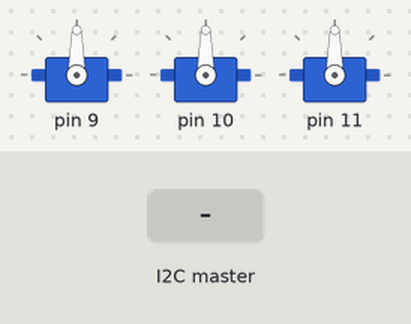
Recording of a sketch running on a simulated Arduino Uno, built with avr-gcc and run on an emulated ATmega328P. Parts: 3 × servo. The test bench sets the inputs (shaded band). What the sketch prints to the serial monitor is not drawn.

Above: at 1.2 s.
1.3 s: the I2C master sends the byte 1
At 1.55 s:
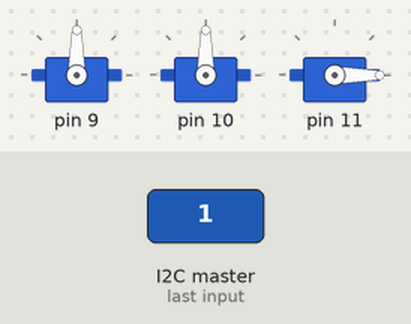
At 2.05 s:
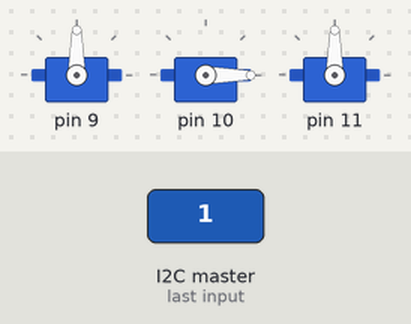
4.3 s: the I2C master sends the byte 2
At 5.67 s:
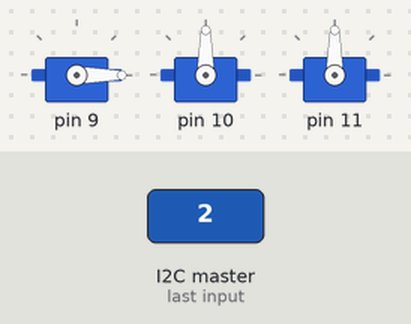
Timing chart, 0 to 9.8 s (numbered marks = the images above; inputs shaded):
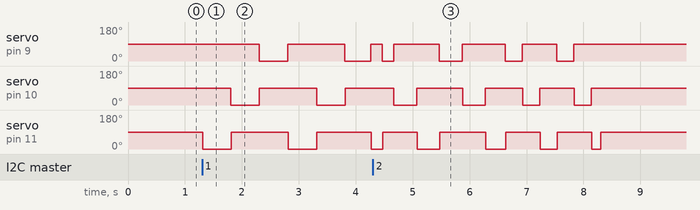

The sketch:

DUIET_UNO_valve_array_with_stop_implementation_v7.ino
```cpp
/* Code by Katrien van Riet - Jan 2022 */

#include <Servo.h>
#include <Wire.h>

// VARIABLES TO BE CHANGED //
int cols = 3; // Number of balloons
int rows = 12; // Number of values per balloon
int initialIntervalTime = 250;
int intervalDecrease = 50;
int timeIntervalInMilliseconds = initialIntervalTime;
int loopRepeat = 3;

int values[8][3][12] = {
  {{0, 0, 0, 0, 1, 1, 0, 0, 0, 0, 1, 1,}, {0, 0, 1, 1, 0, 0, 0, 0, 1, 1, 0, 0,}, {1, 1, 0, 0, 0, 0, 1, 1, 0, 0, 0, 0,}}
  ,
  {{1, 1, 0, 0, 0, 0, 1, 1, 0, 0, 0, 0,}, {0, 0, 1, 1, 0, 0, 0, 0, 1, 1, 0, 0,}, {0, 0, 0, 0, 1, 1, 0, 0, 0, 0, 1, 1,}}
  ,
  {{1, 1, 0, 0, 1, 1, 0, 0, 1, 1, 0, 0,}, {1, 1, 0, 0, 1, 1, 0, 0, 1, 1, 0, 0,}, {1, 1, 0, 0, 1, 1, 0, 0, 1, 1, 0, 0,}}
  ,
  {{1, 1, 0, 0, 1, 1, 0, 0, 1, 1, 0, 0,}, {0, 0, 0, 0, 0, 0, 0, 0, 0, 0, 0, 0,}, {0, 0, 0, 0, 0, 0, 0, 0, 0, 0, 0, 0,}}
  ,
  {{0, 0, 0, 0, 0, 0, 0, 0, 0, 0, 0, 0,}, {1, 1, 0, 0, 1, 1, 0, 0, 1, 1, 0, 0,}, {0, 0, 0, 0, 0, 0, 0, 0, 0, 0, 0, 0,}}
  ,
  {{0, 0, 0, 0, 0, 0, 0, 0, 0, 0, 0, 0,}, {0, 0, 0, 0, 0, 0, 0, 0, 0, 0, 0, 0,}, {1, 1, 0, 0, 1, 1, 0, 0, 1, 1, 0, 0,}}
  ,
  {{1, 1, 0, 0, 1, 1, 0, 0, 1, 1, 0, 0,}, {1, 1, 0, 0, 0, 0, 0, 0, 0, 0, 0, 0,}, {1, 1, 0, 0, 0, 0, 0, 0, 0, 0, 0, 0,}}
  ,
  {{1, 1, 0, 0, 1, 1, 0, 0, 1, 1, 0, 0,}, {0, 0, 1, 1, 0, 0, 1, 1, 0, 0, 1, 1,}, {1, 1, 0, 0, 1, 1, 0, 0, 1, 1, 0, 0,}}
};

// VARIABLES TO LEAVE ALONE //
long currentTime;
long prevTime;
int index = 0;
int angleOpen = 0;
int angleClosed = 90;
int loopIncrementer = 0;
int wireValue;
boolean isStopped = true;
boolean isLoopFinished = false;

Servo servos[3];

void setup() {
  servos[0].attach(9);
  servos[1].attach(10);
  servos[2].attach(11);
  Serial.begin(9600);
  Wire.begin(9);
  Wire.onReceive(receiveEvent);
}

void loop() {
  if (!isStopped) {
    if (!isLoopFinished) {
      currentTime = millis();
      if (currentTime - prevTime > timeIntervalInMilliseconds) {
        // Per time interval, loop through valves
        for (int i = 0; i < cols; i++) {
          if (values[wireValue - 1][i][index] == 0) {
            servos[i].write(angleClosed);
          } else if (values[wireValue - 1][i][index] == 1) {
            servos[i].write(angleOpen);
          }
          delay(5); // For stability
        }
        prevTime = currentTime;
        index++;
        if (index >= rows) {
          // If program is at end of row, loop back to front
          index = 0;
          loopIncrementer++;
          timeIntervalInMilliseconds -= intervalDecrease; // Every time the loop repeats, it is 25ms quicker per interval
        }
      }

      if (loopIncrementer >= loopRepeat) {
        loopIncrementer = 0;
        timeIntervalInMilliseconds = initialIntervalTime;
        isLoopFinished = true;
        closeAllServos();
      }
    }
  }
}

void closeAllServos() {
  for (int i = 0; i <= cols; i++) {
    servos[i].write(angleClosed);
    Serial.println("Close all servos");
  }
}

void receiveEvent(int bytes) {
  wireValue = Wire.read();    // read one character from the I2C
  isLoopFinished = false;
  if (wireValue == 0) {
    isStopped = true;
    closeAllServos();
    index = 0;
  }
  else {
    isStopped = false;
  }
}
```

Measured:
- after the input at 1.3 s, servo on pin 9: alternates 90° for 1.0 s and 0° for 0.48 s, starting after 1.0 s; servo on pin 10: alternates 90° for 1.0 s and 0° for 0.50 s, starting after 0.51 s; servo on pin 11: alternates 90° for 0.98 s and 0° for 0.50 s, starting at once
